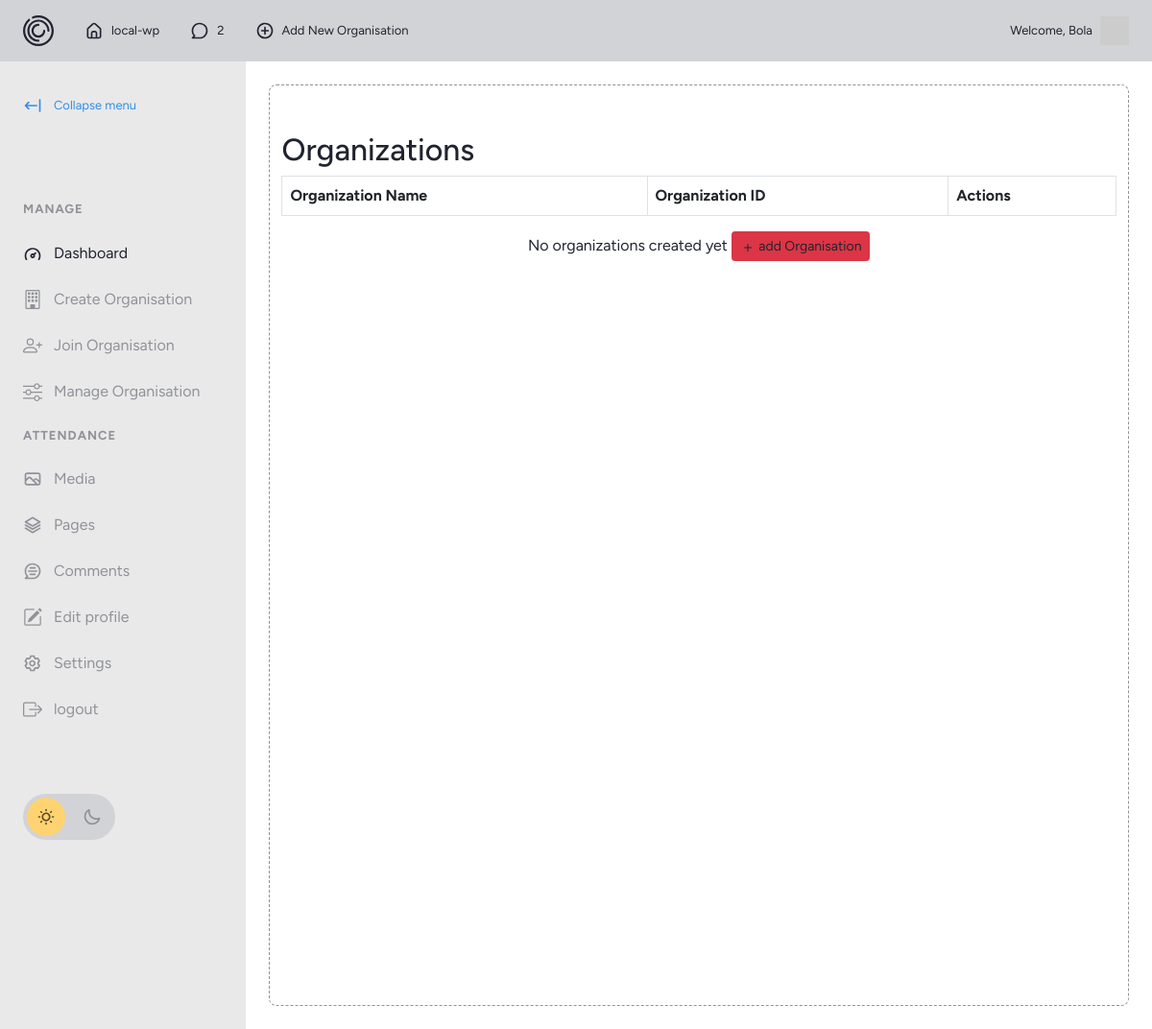
/manage_org (signed in), run on an earlier commit of the app's database.
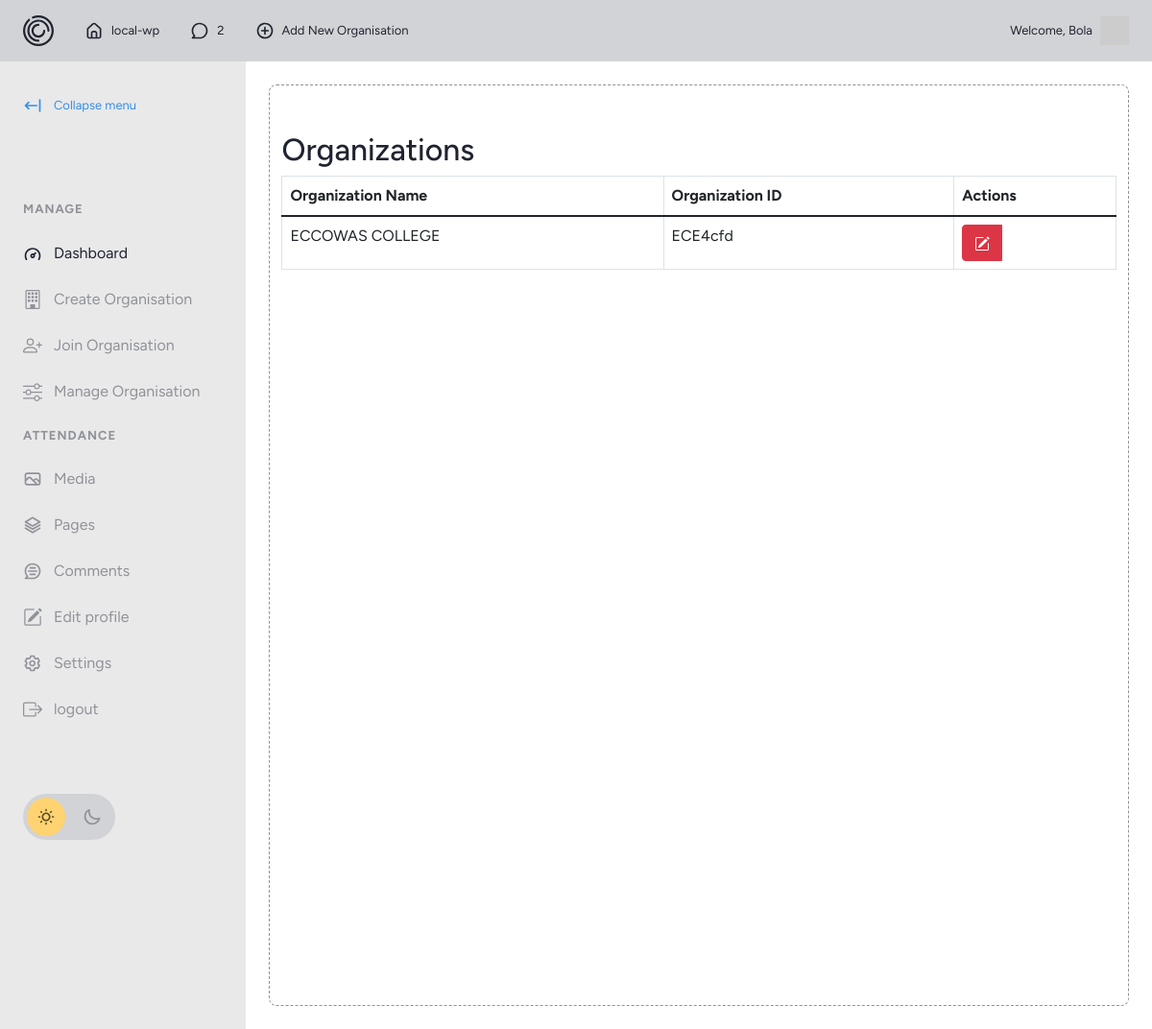
And on a later commit of the database.
### myapp/models.py (models this page shows, shortened)
class User(db.Model, UserMixin):
    __tablename__ = 'users'
    id = db.Column(db.Integer, primary_key=True)
    username = db.Column(db.String(80), unique=True, nullable=False)
    email = db.Column(db.String(150), unique=True, nullable=False)
    password = db.Column(db.String(150))
    created_at = db.Column(db.DateTime(timezone=True), default=func.now())
    organizations = db.relationship('Organization', backref=backref('created_by_users', lazy=True), lazy='dynamic', cascade="all, delete-orphan")

class Organization(db.Model):
    __tablename__ = 'organizations'
    id = db.Column(db.Integer, primary_key=True)
    name = db.Column(db.String(100), nullable=False, unique=True)
    code = db.Column(db.String(20), unique=True, nullable=False)
    user_id = db.Column(db.Integer, db.ForeignKey('users.id'), nullable=False)
    locations = db.relationship('Location', backref='organization', lazy=True, cascade="all, delete-orphan")
    created_by = db.relationship('User', backref=backref('created_organizations', lazy=True), lazy=True)

### myapp/views.py (the view)
@views.route("/manage_org")
@login_required
def manage_org():
    organizations = Organization.query.filter_by(user_id=current_user.id).all()
    return render_template(
        'manage_org.html',
          organizations=organizations,
          name=current_user.username
          )

### myapp/__init__.py (called while the page is built)
def create_app():
    app = Flask(__name__)
    app.config['SECRET_KEY'] = 'helloworld'
    app.config['SQLALCHEMY_DATABASE_URI'] = f"sqlite:///{DB_NAME}"
    db.init_app(app)
    app.config['SQLALCHEMY_TRACK_MODIFICATIONS'] = False
    migrate = Migrate(app, db)
    from .views import views
    from .auth import auth
    app.register_blueprint(views, url_prefix='/')
    app.register_blueprint(auth, url_prefix='/')
    from .models import User
    create_database(app)
    login_manager = LoginManager()
    login_manager.login_view = "auth.login"
    login_manager.init_app(app)
    @login_manager.user_loader
    def load_user(id):
        return User.query.get(int(id))
    return app

### myapp/templates/manage_org.html (shortened to what this page needs)
{% extends "dashboard_base.html" %}
{% block content %}
<div class="container mt-5">
    <h2>Organizations</h2>
    {% if organizations %}
        <table class="table table-bordered">
            <thead class="thead-dark">
                <tr>
                    <th>Organization Name</th>
                    <th>Organization ID</th>
                    <th>Actions</th>
                </tr>
            </thead>
            <tbody>
                {% for organization in organizations %}
                    <tr>
                        <td>{{ organization.name }}</td>
                        <td>{{ organization.code }}</td>
                        <td>
                            <div class="btn-group">
                                <div class="btn btn-danger" type="button" data-bs-toggle="dropdown">
                                </div>
                            </div>
                        </td>
                    </tr>
                {% endfor %}
            </tbody>
        </table>
    {% else %}
    <table class="table table-bordered">
        <thead class="thead-dark">
            <tr>
                <th>Organization Name</th>
                <th>Organization ID</th>
                <th>Actions</th>
            </tr>
        </thead>
    </table>
    <p style="text-align: center;">No organizations created yet
        <a class="btn btn-danger btn-sm" href="/create_org" style="text-decoration: none; color: inherit;">
        <svg xmlns="http://www.w3.org/2000/svg" width="16" height="16" fill="currentColor" class="bi bi-plus" viewBox="0 0 16 16">
            <path d="M8 4a.5.5 0 0 1 .5.5v3h3a.5.5 0 0 1 0 1h-3v3a.5.5 0 0 1-1 0v-3h-3a.5.5 0 0 1 0-1h3v-3A.5.5 0 0 1 8 4"/>
        </svg>
        add Organisation
        </a>
    </p>
    {% endif %}
</div>
 {% endblock %}

### myapp/templates/dashboard_base.html (shortened to what this page needs)
  <!DOCTYPE html>
<html lang="en">
<head>
	{% block head %}
	<link rel="stylesheet" href="https://cdn.jsdelivr.net/npm/modern-normalize@1.1.0/modern-normalize.min.css">
	<link href="https://cdn.jsdelivr.net/npm/bootstrap@5.1.3/dist/css/bootstrap.min.css" rel="stylesheet">
	<link rel="stylesheet" href="{{url_for('static', filename='css/dashboard.css')}}">
	<link rel="stylesheet" href="https://cdnjs.cloudflare.com/ajax/libs/font-awesome/6.0.0-beta3/css/all.min.css">
	{% endblock %}
</head>
<body>
	<header id="main-header">
			<nav>
			<ul>
				<li id="main-header__logo">
					<a href="index.html">
						<svg>
							<use xlink:href="#logo"></use>
						</svg>
					</a>
				</li>
				<li>
					<a href="#">
						<svg>
							<use xlink:href="#icon-house"></use>
						</svg>
						<span>local-wp</span>
					</a>
				</li>
				<li>
					<a href="#">
						<svg>
							<use xlink:href="#icon-top-comments"></use>
						</svg>
						<span>2</span>
					</a>
				</li>
				<li>
					<a href="#">
						<svg>
							<use xlink:href="#icon-add"></use>
						</svg>
						<span>Add New Organisation</span>
					</a>
				</li>
			</ul>
			<a href="#">
				<span>Welcome, {{name}}</span>
				<img class="profile_image" src='https://api.dicebear.com/7.x/micah/svg?seed={{name}}'' alt="profile image">
			</a>
		</nav>
	</header>
	<section id="main">
		<div id="sidebar">
			<button id="sidebar__collapse">
				<svg>
					<use xlink:href="#icon-collapse"></use>
				</svg>
				<span>Collapse menu</span>
			</button>
			<nav id="sidebar__nav">
				<ul>
					<li class="menu-heading"><span>Manage</span></li>
					<li>
						<a href="/dashboard" class="active">
							<svg>
								<use xlink:href="#icon-dashboard"></use>
							</svg>
							<span>Dashboard</span>
						</a>
					</li>
					<li>
						<a href="/create_org">
							<span>Create Organisation</span>
						</a>
					</li>
					<li>
						<a href="/join_org">
							<span>Join Organisation</span>
						</a>
					</li>
					{% block menu %}
					<li>
						<a href="/manage_org">
							<span>Manage Organisation</span>
						</a>
					</li>
					<li class="menu-heading"><span>Attendance</span></li>
						<li>
						<a href="#">
							<svg>
								<use xlink:href="#icon-media"></use>
							</svg>
							<span>Media</span>
						</a>
						</li>
						<li>
						<a href="#">
							<svg>
								<use xlink:href="#icon-pages"></use>
							</svg>
							<span>Pages</span>
						</a>
						</li>
						<li>
						<a href="#">
							<svg>
								<use xlink:href="#icon-comments"></use>
							</svg>
							<span>Comments</span>
						</a>
						</li>
					{% endblock %}
<li>
						<a href="#">
							<span>Edit profile</span>
						</a>
					</li>
					<li>
						<a href="#">
							<svg>
								<use xlink:href="#icon-settings"></use>
							</svg>
							<span>Settings</span>
						</a>
					</li>
					<li>
						<a href="/logout">
								<span>logout</span>
						</a>
					</li>
				</ul>
			</nav>
			<div id="sidebar__theme-switcher">
				<svg id="sidebar__theme-switcher__sun">
					<use xlink:href="#icon-sun"></use>
				</svg>
				<svg id="sidebar__theme-switcher__moon">
					<use xlink:href="#icon-moon"></use>
				</svg>
			</div>
		</div>
		<div id="main-content">
			<div id="main-content__container">
				{% block content %}{% endblock %}
			</div>
		</div>
	</section>
</body>
</html>

What changed in the data, as far as the page shows it:
now on this page (row edited): Organization: name "ECCOWAS COLLEGE", code "ECE4cfd"
Also different on the page:
text no longer shown: "No organizations created yet add Organisation"
